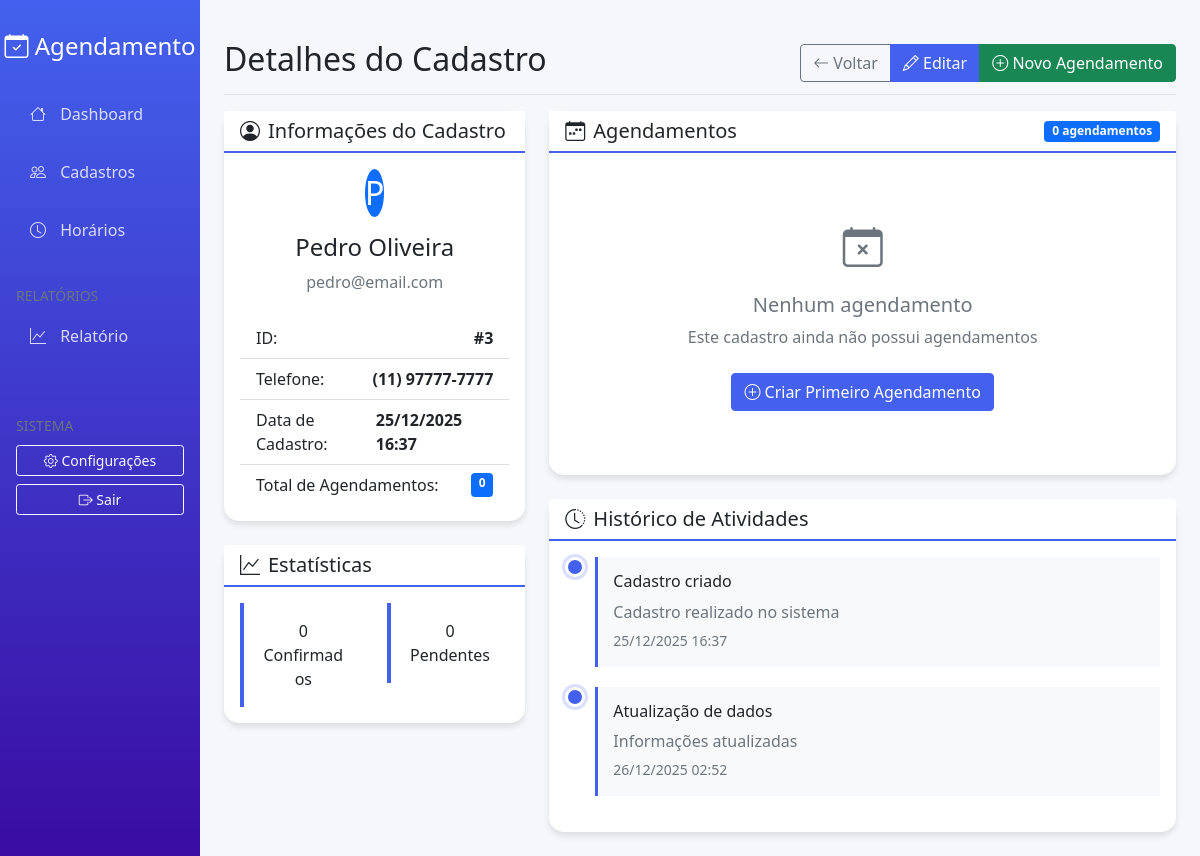
/cadastros/3, run on an earlier commit of the app's database.
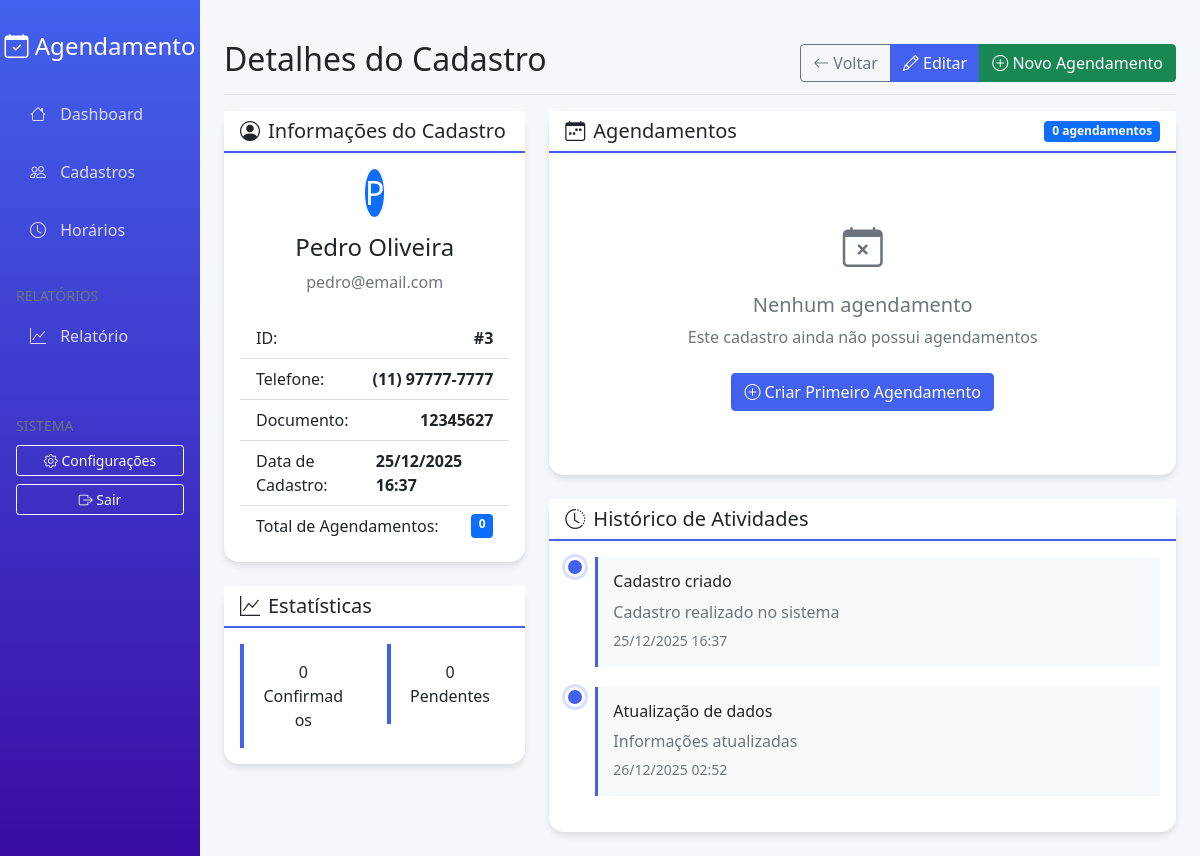
And on a later commit of the database.
### models/Cadastro.py (models this page shows, shortened)
class Cadastro(db.Model):
    __tablename__ = 'cadastros'
    id = db.Column(db.Integer, primary_key=True)
    nome = db.Column(db.String(100), nullable=False)
    email = db.Column(db.String(100), unique=True, nullable=False)
    telefone = db.Column(db.String(20))
    documento = db.Column(db.String(20), unique=True)
    data_criacao = db.Column(db.DateTime, default=datetime.utcnow)
    horarios = db.relationship('Horario', backref='cadastro', lazy=True, cascade='all, delete-orphan')

### app.py (the view)
    @app.route('/cadastros/<int:id>')
    def visualizar_cadastro(id):
        with app.app_context():
            cadastro = Cadastro.query.get_or_404(id)
            horarios = Horario.query.filter_by(cadastro_id=id).order_by(Horario.data.desc(), Horario.hora_inicio).all()
            hoje = date.today()
            horarios_confirmados = len([h for h in horarios if h.status == 'confirmado'])
            horarios_pendentes = len([h for h in horarios if h.status == 'pendente'])
            atividades = [
                {'titulo': 'Cadastro criado', 'descricao': 'Cadastro realizado no sistema', 'data': cadastro.data_criacao},
                {'titulo': 'Primeiro agendamento', 'descricao': 'Primeiro horário agendado', 'data': datetime.now() - timedelta(days=5)} if horarios else None,
                {'titulo': 'Atualização de dados', 'descricao': 'Informações atualizadas', 'data': datetime.now() - timedelta(days=2)} if cadastro.data_criacao < datetime.now() - timedelta(days=2) else None
            ]
            atividades = [a for a in atividades if a is not None]
            return render_template('cadastros/visualizar.html',
                                 cadastro=cadastro,
                                 horarios=horarios,
                                 hoje=hoje,
                                 horarios_confirmados=horarios_confirmados,
                                 horarios_pendentes=horarios_pendentes,
                                 atividades=atividades)

### templates/cadastros/visualizar.html (shortened to what the changed rows need)
{% extends "base.html" %}
{% block page_title %}Detalhes do Cadastro{% endblock %}
{% block content %}
<div class="row">
    <div class="col-md-4">
        <div class="card mb-4">
            <div class="card-body">
                <div class="text-center mb-4">
                    <div class="avatar-xl bg-primary rounded-circle d-inline-flex align-items-center justify-content-center">
                        <span class="text-white fs-2">{{ cadastro.nome[:1]|upper }}</span>
                    </div>
                    <h4 class="mt-3">{{ cadastro.nome }}</h4>
                    <p class="text-muted">{{ cadastro.email }}</p>
                </div>
                <div class="list-group list-group-flush">
                    <div class="list-group-item d-flex justify-content-between">
                        <span>ID:</span>
                        <strong>#{{ cadastro.id }}</strong>
                    </div>
                    {% if cadastro.telefone %}
                    <div class="list-group-item d-flex justify-content-between">
                        <span>Telefone:</span>
                        <strong>{{ cadastro.telefone }}</strong>
                    </div>
                    {% endif %}
                    {% if cadastro.documento %}
                    <div class="list-group-item d-flex justify-content-between">
                        <span>Documento:</span>
                        <strong>{{ cadastro.documento }}</strong>
                    </div>
                    {% endif %}
                    <div class="list-group-item d-flex justify-content-between">
                        <span>Data de Cadastro:</span>
                        <strong>{{ cadastro.data_criacao.strftime('%d/%m/%Y %H:%M') }}</strong>
                    </div>
                </div>
            </div>
        </div>
    </div>
    <div class="col-md-8">
        <div class="card mt-4">
            <div class="card-body">
                <div class="timeline">
                    {% for atividade in atividades %}
                    <div class="timeline-item">
                        <div class="timeline-marker"></div>
                        <div class="timeline-content">
                            <h6>{{ atividade.titulo }}</h6>
                            <p class="text-muted mb-1">{{ atividade.descricao }}</p>
                            <small class="text-muted">{{ atividade.data.strftime('%d/%m/%Y %H:%M') }}</small>
                        </div>
                    </div>
                    {% else %}
                    <div class="text-center text-muted py-4">
                        <i class="bi bi-info-circle fs-1"></i>
                        <p class="mt-2">Nenhuma atividade registrada</p>
                    </div>
                    {% endfor %}
                </div>
            </div>
        </div>
    </div>
</div>
{% endblock %}

What changed in the data, as far as the page shows it:
changed Cadastro "Pedro Oliveira": documento (not shown) → "12345627"
Also different on the page:
text now shown: "Documento:"
